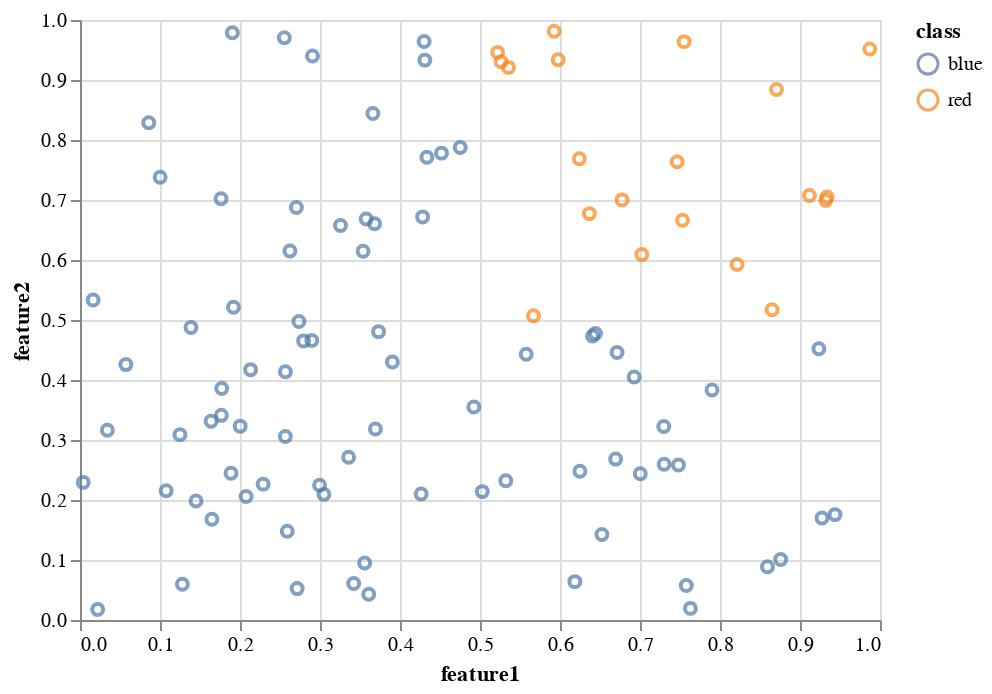

The notebook cell this image was saved under:
### Markdown cell above
This data has all the red points in a the top-right corner. This makes it hard
to separate.

### Code cell
chart = (alt.Chart(df_train)
    .mark_point()
    .encode(
        x = "feature1",
        y = "feature2",
        color = "class"
    ))
chart

### Figure 1 — Vega-Lite specification as saved in the notebook (floating-point values rounded to 4 significant figures)
{"config": {"view": {"continuousWidth": 400, "continuousHeight": 300}}, "data": {"name": "data-12d238e8f8bf1fb7ed890a60cf8f28f9"}, "mark": "point", "encoding": {"color": {"type": "nominal", "field": "class"}, "x": {"type": "quantitative", "field": "feature1"}, "y": {"type": "quantitative", "field": "feature2"}}, "$schema": "https://vega.github.io/schema/vega-lite/v4.8.1.json", "datasets": {"data-12d238e8f8bf1fb7ed890a60cf8f28f9": [{"class": "blue", "split": "train", "feature1": 0.2736, "feature2": 0.4975}, {"class": "blue", "split": "train", "feature1": 0.1077, "feature2": 0.2154}, {"class": "blue", "split": "train", "feature1": 0.6407, "feature2": 0.4733}, {"class": "red", "split": "train", "feature1": 0.7023, "feature2": 0.609}, {"class": "blue", "split": "train", "feature1": 0.03423, "feature2": 0.3162}, {"class": "blue", "split": "train", "feature1": 0.8594, "feature2": 0.08886}, {"class": "blue", "split": "train", "feature1": 0.6186, "feature2": 0.06393}, {"class": "blue", "split": "train", "feature1": 0.2566, "feature2": 0.306}, {"class": "blue", "split": "train", "feature1": 0.3049, "feature2": 0.2094}, {"class": "red", "split": "train", "feature1": 0.9339, "feature2": 0.7049}, {"class": "blue", "split": "train", "feature1": 0.1249, "feature2": 0.3086}, {"class": "blue", "split": "train", "feature1": 0.2795, "feature2": 0.4652}, {"class": "blue", "split": "train", "feature1": 0.2714, "feature2": 0.05234}, {"class": "blue", "split": "train", "feature1": 0.1918, "feature2": 0.5211}, {"class": "red", "split": "train", "feature1": 0.7532, "feature2": 0.6661}, {"class": "blue", "split": "train", "feature1": 0.2897, "feature2": 0.4659}, {"class": "blue", "split": "train", "feature1": 0.004054, "feature2": 0.2294}, {"class": "blue", "split": "train", "feature1": 0.5578, "feature2": 0.4429}, {"class": "blue", "split": "train", "feature1": 0.1771, "feature2": 0.3859}, {"class": "blue", "split": "train", "feature1": 0.5028, "feature2": 0.214}, {"class": "blue", "split": "train", "feature1": 0.2289, "feature2": 0.2265}, {"class": "blue", "split": "train", "feature1": 0.2002, "feature2": 0.3231}, {"class": "red", "split": "train", "feature1": 0.6368, "feature2": 0.6773}, {"class": "red", "split": "train", "feature1": 0.8652, "feature2": 0.5171}, {"class": "blue", "split": "train", "feature1": 0.01637, "feature2": 0.5334}, {"class": "blue", "split": "train", "feature1": 0.9438, "feature2": 0.1757}, {"class": "blue", "split": "train", "feature1": 0.763, "feature2": 0.01937}, {"class": "blue", "split": "train", "feature1": 0.3661, "feature2": 0.8441}, {"class": "blue", "split": "train", "feature1": 0.6443, "feature2": 0.4776}, {"class": "blue", "split": "train", "feature1": 0.3539, "feature2": 0.6146}, {"class": "blue", "split": "train", "feature1": 0.3732, "feature2": 0.4806}, {"class": "blue", "split": "train", "feature1": 0.1388, "feature2": 0.4877}, {"class": "blue", "split": "train", "feature1": 0.2132, "feature2": 0.4172}, {"class": "blue", "split": "train", "feature1": 0.2554, "feature2": 0.9703}, {"class": "blue", "split": "train", "feature1": 0.3683, "feature2": 0.6605}, {"class": "blue", "split": "train", "feature1": 0.4282, "feature2": 0.6718}, {"class": "blue", "split": "train", "feature1": 0.3358, "feature2": 0.2713}, {"class": "blue", "split": "train", "feature1": 0.7302, "feature2": 0.2595}, {"class": "red", "split": "train", "feature1": 0.8707, "feature2": 0.8842}, {"class": "blue", "split": "train", "feature1": 0.7481, "feature2": 0.2583}, {"class": "red", "split": "train", "feature1": 0.6242, "feature2": 0.7686}, {"class": "blue", "split": "train", "feature1": 0.6926, "feature2": 0.405}, {"class": "red", "split": "train", "feature1": 0.9322, "feature2": 0.6994}, {"class": "blue", "split": "train", "feature1": 0.2995, "feature2": 0.2246}, {"class": "red", "split": "train", "feature1": 0.522, "feature2": 0.9461}, {"class": "blue", "split": "train", "feature1": 0.1905, "feature2": 0.9788}, {"class": "blue", "split": "train", "feature1": 0.1649, "feature2": 0.168}, {"class": "blue", "split": "train", "feature1": 0.4518, "feature2": 0.7781}, {"class": "blue", "split": "train", "feature1": 0.4923, "feature2": 0.355}, {"class": "blue", "split": "train", "feature1": 0.9275, "feature2": 0.1699}, {"class": "blue", "split": "train", "feature1": 0.6714, "feature2": 0.4457}, {"class": "blue", "split": "train", "feature1": 0.2077, "feature2": 0.2058}, {"class": "blue", "split": "train", "feature1": 0.5322, "feature2": 0.232}, {"class": "blue", "split": "train", "feature1": 0.7578, "feature2": 0.0575}, {"class": "red", "split": "train", "feature1": 0.7552, "feature2": 0.964}, {"class": "blue", "split": "train", "feature1": 0.1767, "feature2": 0.3411}, {"class": "red", "split": "train", "feature1": 0.6775, "feature2": 0.7002}, {"class": "blue", "split": "train", "feature1": 0.8759, "feature2": 0.1009}, {"class": "blue", "split": "train", "feature1": 0.3558, "feature2": 0.09491}, {"class": "blue", "split": "train", "feature1": 0.08596, "feature2": 0.8287}, {"class": "red", "split": "train", "feature1": 0.9873, "feature2": 0.9516}, {"class": "blue", "split": "train", "feature1": 0.2705, "feature2": 0.6874}, {"class": "blue", "split": "train", "feature1": 0.1763, "feature2": 0.702}, {"class": "red", "split": "train", "feature1": 0.5926, "feature2": 0.9813}, {"class": "red", "split": "train", "feature1": 0.5357, "feature2": 0.921}, {"class": "blue", "split": "train", "feature1": 0.3577, "feature2": 0.6684}, {"class": "blue", "split": "train", "feature1": 0.02209, "feature2": 0.01767}, {"class": "blue", "split": "train", "feature1": 0.431, "feature2": 0.9332}, {"class": "blue", "split": "train", "feature1": 0.05732, "feature2": 0.4257}, {"class": "red", "split": "train", "feature1": 0.5669, "feature2": 0.5071}, {"class": "blue", "split": "train", "feature1": 0.9236, "feature2": 0.4521}, {"class": "blue", "split": "train", "feature1": 0.145, "feature2": 0.1984}, {"class": "blue", "split": "train", "feature1": 0.3905, "feature2": 0.4299}, {"class": "blue", "split": "train", "feature1": 0.7004, "feature2": 0.2438}, {"class": "blue", "split": "train", "feature1": 0.7297, "feature2": 0.3226}, {"class": "blue", "split": "train", "feature1": 0.3693, "feature2": 0.3184}, {"class": "blue", "split": "train", "feature1": 0.2624, "feature2": 0.615}, {"class": "red", "split": "train", "feature1": 0.7464, "feature2": 0.7638}, {"class": "blue", "split": "train", "feature1": 0.259, "feature2": 0.1479}, {"class": "blue", "split": "train", "feature1": 0.1002, "feature2": 0.7379}, {"class": "blue", "split": "train", "feature1": 0.128, "feature2": 0.05945}, {"class": "blue", "split": "train", "feature1": 0.1638, "feature2": 0.3314}, {"class": "blue", "split": "train", "feature1": 0.6249, "feature2": 0.2478}, {"class": "blue", "split": "train", "feature1": 0.6524, "feature2": 0.1425}, {"class": "red", "split": "train", "feature1": 0.5264, "feature2": 0.9303}, {"class": "blue", "split": "train", "feature1": 0.4264, "feature2": 0.2101}, {"class": "blue", "split": "train", "feature1": 0.1888, "feature2": 0.2447}, {"class": "red", "split": "train", "feature1": 0.5978, "feature2": 0.9337}, {"class": "blue", "split": "train", "feature1": 0.2906, "feature2": 0.9399}, {"class": "blue", "split": "train", "feature1": 0.4753, "feature2": 0.7875}, {"class": "blue", "split": "train", "feature1": 0.3421, "feature2": 0.0608}, {"class": "blue", "split": "train", "feature1": 0.79, "feature2": 0.3833}, {"class": "red", "split": "train", "feature1": 0.9118, "feature2": 0.7076}, {"class": "red", "split": "train", "feature1": 0.8213, "feature2": 0.5926}, {"class": "blue", "split": "train", "feature1": 0.4336, "feature2": 0.7712}, {"class": "blue", "split": "train", "feature1": 0.6696, "feature2": 0.2682}, {"class": "blue", "split": "train", "feature1": 0.361, "feature2": 0.04302}, {"class": "blue", "split": "train", "feature1": 0.4302, "feature2": 0.9642}, {"class": "blue", "split": "train", "feature1": 0.2567, "feature2": 0.4136}, {"class": "blue", "split": "train", "feature1": 0.3257, "feature2": 0.6574}]}}
